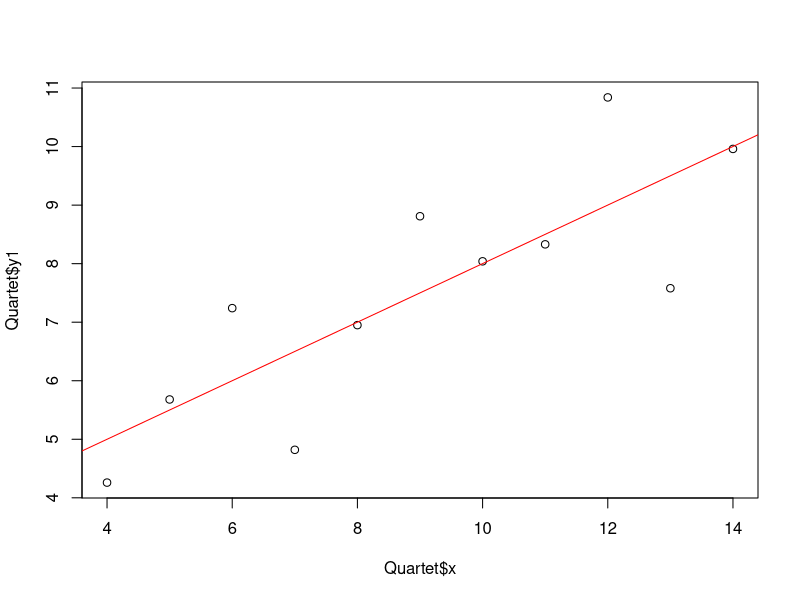

This figure's R source:
## ---- chunk 1
install.packages("car")
library(car)
plot(Quartet$x, Quartet$y1)
lmFit <- lm(y1~x, Quartet)
summary(lmFit)
abline(lmFit, col="red")
coefficients(lmFit) # Extract model coefficients
confint(lmFit, level=0.95) # Computes confidence intervals for model parameters.
fitted(lmFit) # Extract model fitted values
residuals(lmFit) # Extract model residuals
anova(lmFit) # Compute analysis of variance tables for fitted model object
vcov(lmFit) # Calculate variance-covariance matrix for a fitted model object
influence(lmFit) # Diagnose quality of regression fits
